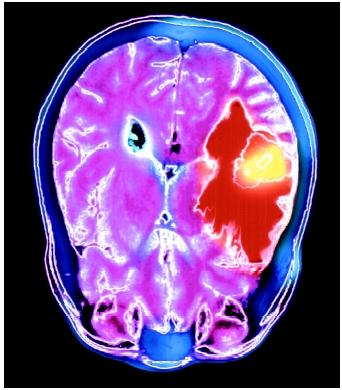
#> input picture July, 11th of July, 2024/brain_tumor.jpg, 342 x 390 px, found by its file name
$ python program1.py
#> lines starting #> are read from the running program, lines starting #| are printed output that depends on the picture
import cv2, numpy as np
import matplotlib.pyplot as plt

image = cv2.imread("C:/Users/TAMANG/Documents/GitHub/Ditial-Image-Processing/July, 11th of July, 2024/brain_tumor.jpg")
#> image is the input picture: shape (390, 342, 3); mean B, G, R 132.8, 74.1, 110.9

image_rgb = cv2.cvtColor(image, cv2.COLOR_BGRA2RGB)

plt.imshow(image_rgb)
plt.title("Original Image")
# plt.axis('off')
plt.show()

blue_channel, green_channel, red_channel = cv2.split(image)
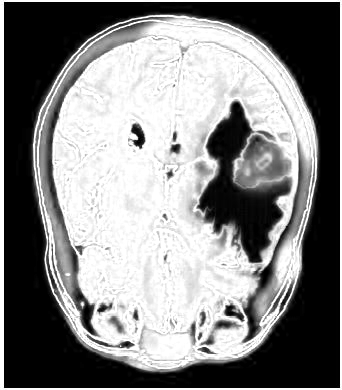
#> blue_channel: shape (390, 342); min 0, max 255, mean 132.8
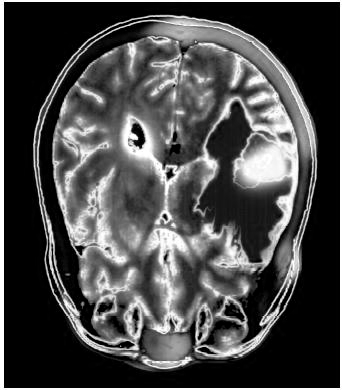
#> green_channel: shape (390, 342); min 0, max 255, mean 74.1
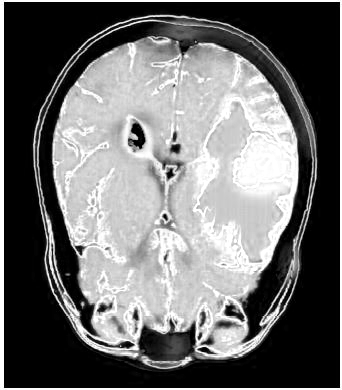
#> red_channel: shape (390, 342); min 0, max 255, mean 110.9

fig, axes = plt.subplots(1, 3, figsize = (15, 5))
axes[0].imshow(blue_channel, cmap='gray')
axes[0].set_title('Blue Channel')
axes[0].axis('off')

axes[1].imshow(green_channel, cmap='gray')
axes[1].set_title('Green Channel')
axes[1].axis('off')

axes[2].imshow(red_channel, cmap='gray')
axes[2].set_title('Red Channel')
axes[2].axis('off')

plt.show()
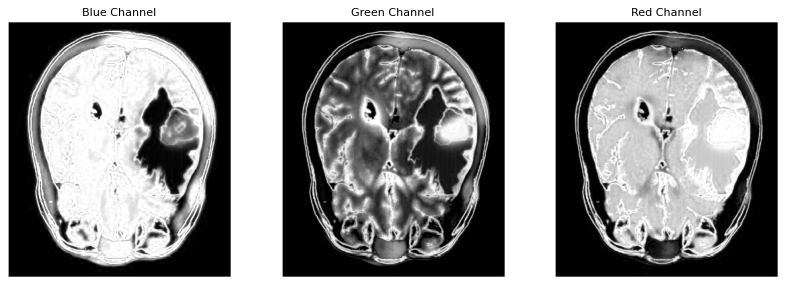
#> figure drawn by matplotlib, 3 panels
# axes[0].imshow(blue_channel, cmap='gray')
